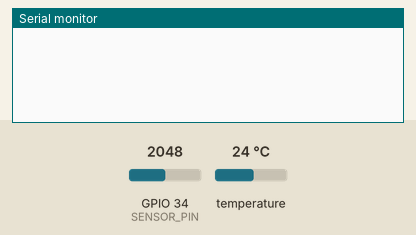
Bench run of a sketch on a simulated ESP32. Parts: the last lines printed to the serial monitor. The test bench sets the inputs (shaded band); at power-on: temperature 24 °C, GPIO 34 (SENSOR_PIN) = 2048. WiFi joins after 1.5 s; servers stay silent unless stated.

Above: at 3.0 s.
3.1 s: temperature set to 12 °C
At 4.4 s:
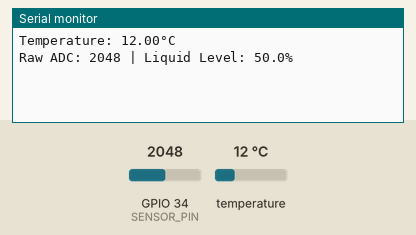
5.0 s: GPIO 34 (SENSOR_PIN) set to 2866
At 6.3 s:
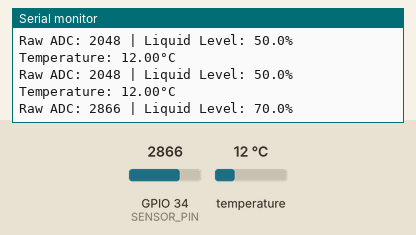
6.5 s: temperature set to 19 °C
At 7.3 s:
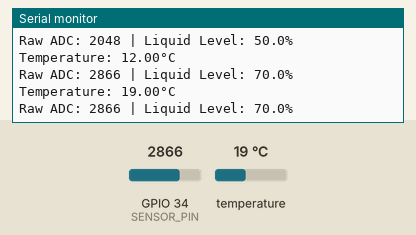
8.0 s: GPIO 34 (SENSOR_PIN) set to 3603
At 9.4 s:
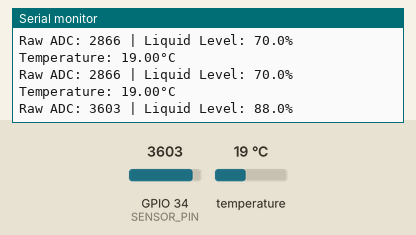
Timing chart, 0 to 10.5 s (numbered marks = the images above; inputs shaded):
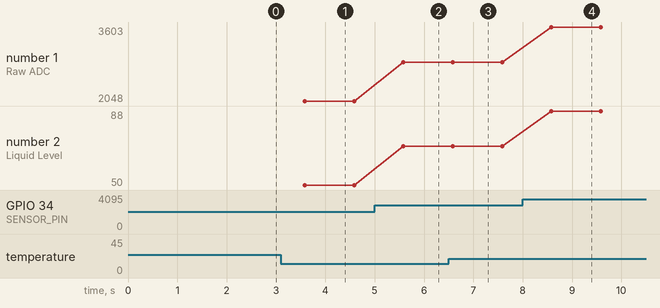

Measured:
- after the input at 3.1 s, the serial monitor: prints a new line after 0.48 s (image 1)
- after the input at 5.0 s, the serial monitor: prints a new line after 0.58 s (image 2)
- after the input at 6.5 s, the serial monitor: prints a new line after 0.08 s (image 3)
- after the input at 8.0 s, the serial monitor: prints a new line after 0.58 s (image 4)
- plotted number 1: 2048 → 2866 after the input at 5.0 s, 2866 → 3603 after the input at 8.0 s
- plotted number 2: 50 → 70 after the input at 5.0 s, 70 → 88 after the input at 8.0 s

The sketch:

ver3.ino
```cpp
#define BLYNK_TEMPLATE_ID "TMPL6B9hIXIxS"
#define BLYNK_TEMPLATE_NAME "Becathongminh"
#define BLYNK_AUTH_TOKEN "sjeqP6-0ZSpyeEqgRPBdfYYKAojLgaym"

#include <WiFi.h>
#include <BlynkSimpleEsp32.h>
#include <OneWire.h>
#include <DallasTemperature.h>

char ssid[] = "88888888";
char pass[] = "tamcontam";

#define ONE_WIRE_BUS 32        // Chân kết nối DS18B20 (D32)
#define SENSOR_PIN 34         // Chân analog đọc tín hiệu từ cảm biến mức chất lỏng
#define SAMPLING_INTERVAL 1000 // Lấy mẫu mỗi giây

#define ADC_MIN 0             // Giá trị ADC khi mức chất lỏng thấp nhất
#define ADC_MAX 4095          // Giá trị ADC khi mức chất lỏng cao nhất

OneWire oneWire(ONE_WIRE_BUS);
DallasTemperature sensors(&oneWire);
BlynkTimer timer;

void sendTemperature() {
    sensors.requestTemperatures();
    float tempC = sensors.getTempCByIndex(0);
    Blynk.virtualWrite(V0, tempC);  // Gửi dữ liệu nhiệt độ lên Blynk (V0)
    Serial.print("Temperature: ");
    Serial.print(tempC);
    Serial.println("°C");
}

void sendLiquidLevel() {
    int rawValue = analogRead(SENSOR_PIN);
    float percentage = ((rawValue - ADC_MIN) * 100.0) / (ADC_MAX - ADC_MIN);
    percentage = constrain(percentage, 0, 100);

    Blynk.virtualWrite(V2, percentage);  // Gửi dữ liệu mức chất lỏng lên Blynk (V2)
    Serial.print("Raw ADC: ");
    Serial.print(rawValue);
    Serial.print(" | Liquid Level: ");
    Serial.print(percentage, 1);
    Serial.println("%");
}

void setup() {
    Serial.begin(115200);
    Blynk.begin(BLYNK_AUTH_TOKEN, ssid, pass);
    sensors.begin();
    timer.setInterval(1000L, sendTemperature);     // Gửi nhiệt độ mỗi giây
    timer.setInterval(SAMPLING_INTERVAL, sendLiquidLevel); // Gửi mức chất lỏng mỗi giây
}

void loop() {
    Blynk.run();
    timer.run();
}
```
